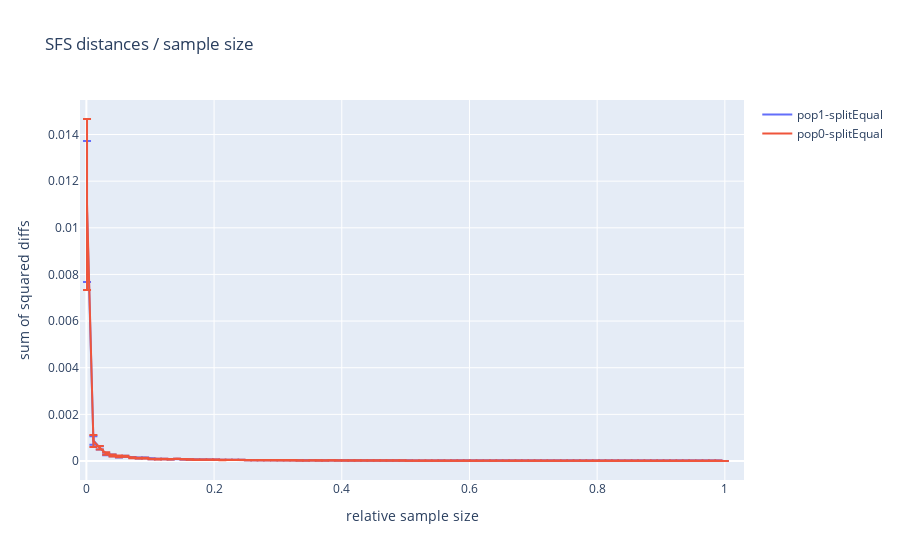

The notebook cell saved with this chart:
### Code cell
fig= [go.Scatter(
    x= batch_sfs[i][pop][0],
    y= batch_sfs[i][pop][1],
    error_y= dict(
        array= batch_sfs[i][pop][2],
        type= 'data',
        #symmetric= True,
        visible=True
    ),
    name= '-'.join([pop,str(i)])
) for i in batch_sfs.keys() for pop in batch_sfs[i].keys()]

layout= go.Layout(
    title= 'SFS distances / sample size',
    xaxis= dict(
        title= 'relative sample size',
        range= [-.01, 1.03]
    ),
    yaxis= dict(
        title= 'sum of squared diffs'
    )
)

Figure= go.Figure(data= fig,layout=layout)

iplot(Figure)
